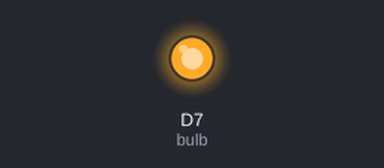
The sketch below on a simulated Particle Photon. Parts: output pins drawn as LEDs (lit = HIGH).

Above: at 0.5 s.
At 10.5 s:
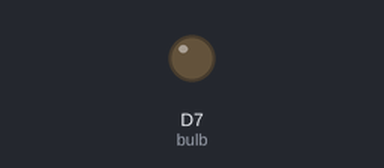
Timing chart, 0 to 20.8 s (numbered marks = the images above):
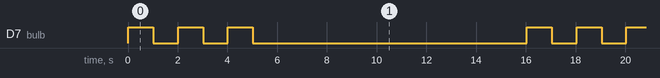

Measured:
- by itself, D7 (bulb): repeats every 16.0 s: 2 × (LOW 1.0 s, HIGH 1.0 s), LOW 11.0 s, HIGH 1.0 s
- by itself, everything shown: repeats every 16.0 s, in 6 steps

The sketch:

wave.ino
```cpp
int bulb = D7;
void setup()
{ pinMode(bulb, OUTPUT); }
void loop()
{
    if(Particle.publish("Deakin_RIOT_SIT210_Photon_Buddy", "wave")==true)
    {
        for(int i=0;i<3;i++)
        {
            digitalWrite(bulb, HIGH);
            delay(1000);
            digitalWrite(bulb, LOW);
            delay(1000);
        }
    }
    delay(10000);
}
```
